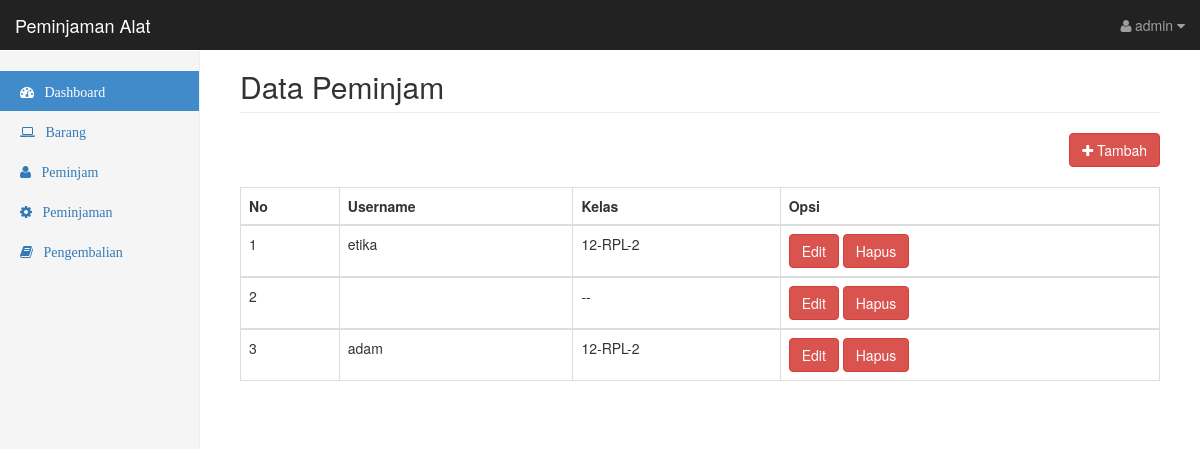
The page /peminjam.php (signed in) on the database its author committed.
### tables this page shows
CREATE TABLE `anggota` (
  `id_anggota` int(11) NOT NULL,
  `nama` varchar(40) NOT NULL,
  `password` varchar(40) NOT NULL,
  `kelas` varchar(20) NOT NULL
);

### peminjam.php (the view, shortened to what this page needs)
<!DOCTYPE html>
<html lang="en">
  <head>
    <link href="bootstrap/dist/css/bootstrap.min.css" rel="stylesheet">
    <link href="bootstrap/dist/css/global.css" rel="stylesheet">
    <link href="bootstrap/font-awesome/css/font-awesome.min.css" rel="stylesheet" type="text/css">
  </head>
  <body>
    <nav class="navbar navbar-inverse navbar-fixed-top">
      <div class="container-fluid">
        <div class="navbar-header">
          <a class="navbar-brand" href="#">Peminjaman Alat</a>
        </div>
        <div id="navbar" class="navbar-collapse collapse">
          <ul class="nav navbar-nav navbar-right">
            <li class="dropdown">
              <a class="dropdown-toggle" data-toggle="dropdown">
                <i class="fa fa-user fa-fw"></i><?php echo $_SESSION['username']; ?> <i class="fa fa-caret-down"></i>
              </a>
          </li>
          </ul>
        </div>
      </div>
    </nav>
    <div class="container-fluid">
      <div class="row">
        <div class="col-sm-3 col-md-2 sidebar">
          <ul class="nav nav-sidebar">
            <li class="active"><a href="dashboard.php"><i class="fa fa-dashboard">&nbsp;&nbsp;&nbsp;Dashboard</i></a></li>
            <li><a href="barang.php"><i class="fa fa-laptop">&nbsp;&nbsp;&nbsp;Barang</i></a></li>
            <li><a href="peminjam.php"><i class="fa fa-user">&nbsp;&nbsp;&nbsp;Peminjam</i></a></li>
            <li><a href="peminjaman.php"><i class="fa fa-gear">&nbsp;&nbsp;&nbsp;Peminjaman</i></a></li>
            <li><a href="pengembalian.php"><i class="fa fa-book">&nbsp;&nbsp;&nbsp;Pengembalian</i></a></li>
          </ul>
        </div>
        <div class="col-sm-9 col-sm-offset-3 col-md-10 col-md-offset-2 main">
          <h2 class="page-header">Data Peminjam</h2>
           <a href="tambahpeminjam.php" class="btn btn-danger pull-right" style="margin-bottom: 20px;"><i class="fa fa-plus"></i> Tambah</a>
              <table id="tabelanggota" class="table table-bordered table-hover">
                     <thead>
                        <tr>
                          <th>No</th>
                          <th>Username</th>
                          <th>Kelas</th>
                          <th>Opsi</th>
                        </tr>
                     </thead>
                     <?php
                     $query = mysql_query("SELECT * FROM anggota");
                     while ($lihat = mysql_fetch_array($query)){
                      ?>
                      <tbody>
                        <tr>
                          <td><?php echo $lihat['id_anggota']; ?></td>
                          <td><?php echo $lihat['nama'];?></td>
                          <td><?php echo $lihat['kelas'];?></td>
                          <td> <a href="editpeminjam.php?id_peminjam=<?php echo $lihat['id_anggota']; ?>" class="btn btn-danger">Edit</a>
                          <a href="hapuspeminjam.php?id=<?php echo $lihat['id_anggota']; ?>" class="btn btn-danger">Hapus</a></td>
                        </tr>
                        <?php
                        } ?>
              </table>
        </div>
      </div>
    </div>
    <?php require_once "templates/footer.php" ?>

### rows shown on the page
anggota: id_anggota "1", nama "etika", kelas "12-RPL-2"
anggota: id_anggota "2", kelas "--"
anggota: id_anggota "3", nama "adam", kelas "12-RPL-2"

### other values the page prints
$_SESSION['username'] "admin"
